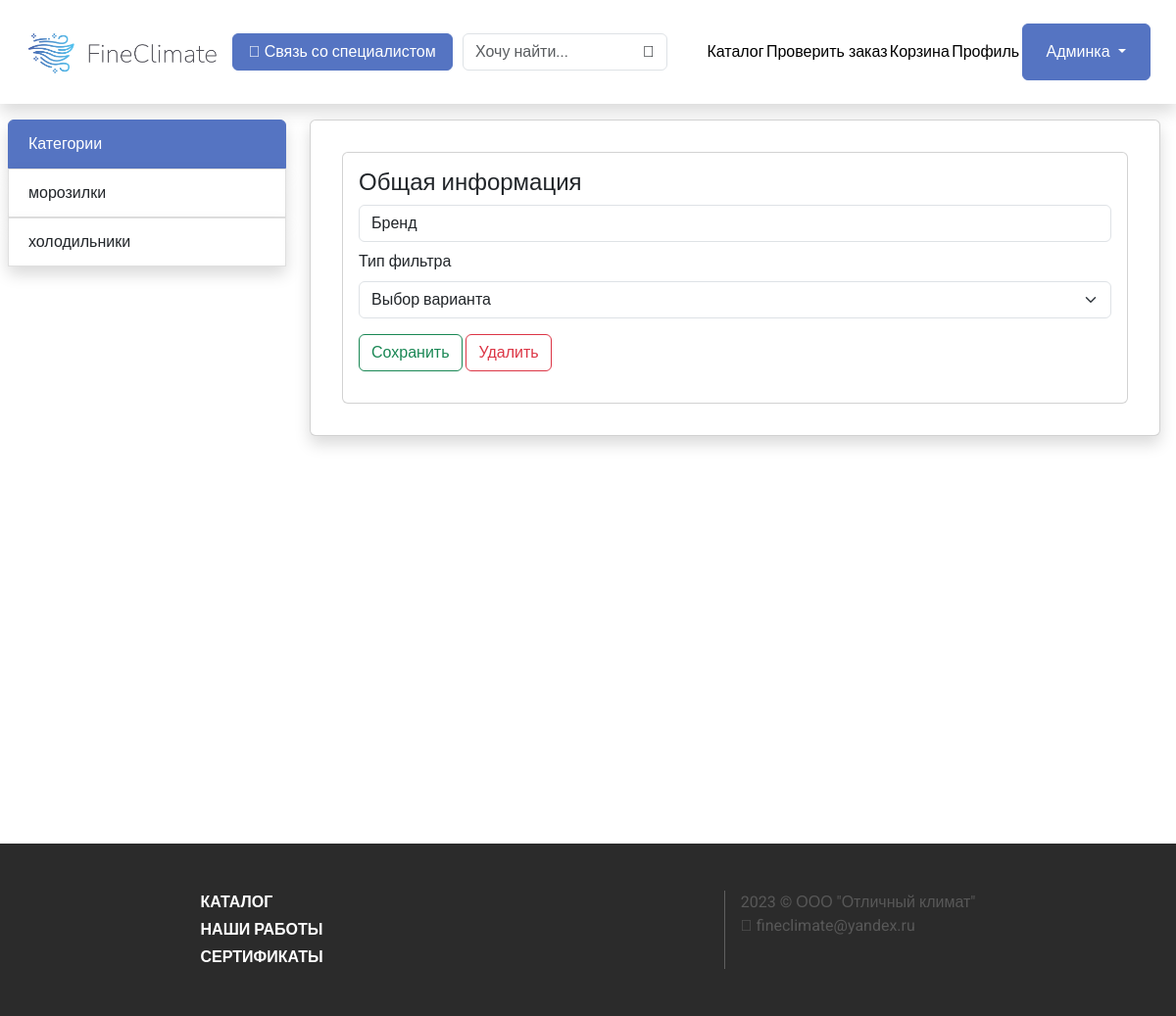
Screenshot of /filters/6/4 (signed in) with the database file from the repository.
### router/models.py (models this page shows)
class Categories(models.Model):
    title = models.CharField(max_length=80)

class Filters(models.Model):
    is_choice = models.BooleanField(default=False)
    title = models.CharField(max_length=100)
    category = models.ForeignKey(Categories, on_delete=models.CASCADE, null=True)

### router/views.py (the view)
# urls.py: path("filters/<int:category_id>/<int:filter_id>", views.check_filter),
@user_passes_test(admin_check, login_url="/login")
def check_filter(req, category_id, filter_id):
    filter = Filters.objects.get(id=filter_id)
    return render(
        req,
        "admin/filters/filter.html",
        {"filter": filter},
    )

### router/views.py (called while the page is built)
def admin_check(user: User):
    return user.is_superuser

### router/templates/admin/filters/filter.html (shortened to what this page needs)
{% extends '../../base.html' %}
{% block content %}
    {% load static %}
    <div class="card m-3">
        <form class="card-body" action="{{filter.id}}/edit_filter" method="post">
            <h4>Общая информация</h4>
            <input type="text" name="title" value="{{filter.title}}" placeholder="Новый фильтр" class="form-control my-2">
            <label for="type" class="form-label">Тип фильтра</label>
            <select name="type" id="type" class="form-select mb-3">
                <option value="true" {% if filter.is_choice %}selected{% endif %}>Выбор варианта</option>
            </select>
            <button class="btn btn-outline-success">Сохранить</button>
            <a href="{{filter.id}}/delete_filter" class="btn btn-outline-danger">Удалить</a>
        </form>
    </div>
{% endblock content %}

### router/templates/base.html (shortened to what this page needs)
<html>
    <head>
        {% load static %}
        <link href="https://cdn.jsdelivr.net/npm/bootstrap@5.3.1/dist/css/bootstrap.min.css" rel="stylesheet">
        <link rel="stylesheet" href="{% static 'bs.css' %}">
        <link rel="stylesheet" href="{% static 'styles.css' %}">
    </head>
    <body>
        <header class="shadow d-flex align-items-center justify-content-evenly p-4">
            <a href="/" class="fit-width flex-grow-0" style="width: 200px">
                <img src="{% static 'logo.png' %}" alt="" class="logo">
            </a>
            <button class="btn btn-primary px-3 mx-2">
                <i class="fa-solid fa-phone "></i>
                Связь со специалистом
            </button>
            <form action="/" class="d-flex align-items-center justify-content-center m-0">
                <input type="text" name="q" class="search form-control m-0" value="{{q}}" placeholder="Хочу найти...">
                <button class="search btn"><i class="fa-solid fa-search"></i></button>
            </form>
            <a href="/" class="text-decoration-none text-black">Каталог</a>
            <a href="/check_order" class="text-decoration-none text-black">Проверить заказ</a>
            <a href="/cart" class="text-decoration-none text-black">Корзина</a>
            {% if is_logged %}
                <a href="/profile" class="text-decoration-none text-black">Профиль</a>
                {% if is_admin %}
                    <div class="dropdown">
                        <button class="btn btn-primary dropdown-toggle px-4 py-3" type="button" data-bs-toggle="dropdown" aria-expanded="false">
                        Админка
                        </button>
                    </div>
                {% endif %}
            {% else %}
                    <a href="/login" class="btn btn-primary px-4">Войти</a>
            {% endif %}
        </header>
        <div>
          <div class="d-flex">
            <ul class="d-none d-xl-block col-3 list-group my-3 px-2">
                <li class="list-group-item first-list shadow">Категории</li>
                {% for category in all_categories %}
                    <a href="/?active_category={{category.id}}&q={{q}}" class="text-decoration-none">
                        <li class="list-group-item shadow {% if active_category == category.id %} active {% endif %}">
                            {{category.title}}
                        </li>
                    </a>
                {% endfor %}
            </ul>
            <div class="col-12 col-xl-9">
              <div class="d-flex flex-column card shadow m-3">
                <div class="card-body">
                    {% block content %}it's base!{% endblock content %}
                </div>
              </div>
            </div>
          </div>
        </div>
        <footer class="d-flex justify-content-evenly py-5">
            <div class="d-flex flex-column fw-bold gap-1">
                <a href="/" class="text-decoration-none text-white">КАТАЛОГ</a>
                <a href="/works" class="text-decoration-none text-white">НАШИ РАБОТЫ</a>
                <a href="/certs" class="text-decoration-none text-white">СЕРТИФИКАТЫ</a>
            </div>
            <div class="d-flex">
                <div class="d-flex flex-column">
                    <div class="d-flex flex-column" style="color: #585858">
                        2023 © ООО "Отличный климат"
                        <span><i class="fa fa-envelope me-1" style="color: #585858" aria-hidden="true"></i>fineclimate@yandex.ru</span>
                    </div>
                </div>
            </div>
        </footer>
    </body>
</html>

### router/static/bs.css (style rules this page uses)
.btn-primary { color: #fff; background-color: #5574C2; border-color: #5574C2; }
a { color: #5574C2; text-decoration: none; background-color: transparent; }
.list-group-item { position: relative; display: block; padding: 0.75rem 1.25rem; background-color: #fff; border: 1px solid rgba(0, 0, 0, 0.125); }
.list-group-item:first-child { border-top-left-radius: inherit; border-top-right-radius: inherit; }
.list-group-item:last-child { border-bottom-right-radius: inherit; border-bottom-left-radius: inherit; }

### router/static/styles.css (style rules this page uses)
* { font-family: 'Roboto', sans-serif !important; }
:root { --primary: #5574C2; }
body { min-width: 1000px; width: auto !important; width: 1000px; }
.logo { object-fit: contain; max-width: 400px; width: 20%; min-width: 200px; }
.fit-width { width: fit-content; }
.first-list { background-color: #5574C2; color: white; border: solid 1px #5574C2; }
button.search { position: relative; left: -38px; }
input.search { transition: all .5s; }
footer { background-color: #2B2B2B; color: white; position: relative; top: 50vh; }

### router/templates/base.html (style rules this page uses)
.logo { object-fit: contain; max-width: 400px; width: 20%; min-width: 200px; }

### rows the page displays
Categories: title "морозилки"
Categories: title "холодильники"
Filters: title "Бренд", type "Выбор варианта"
